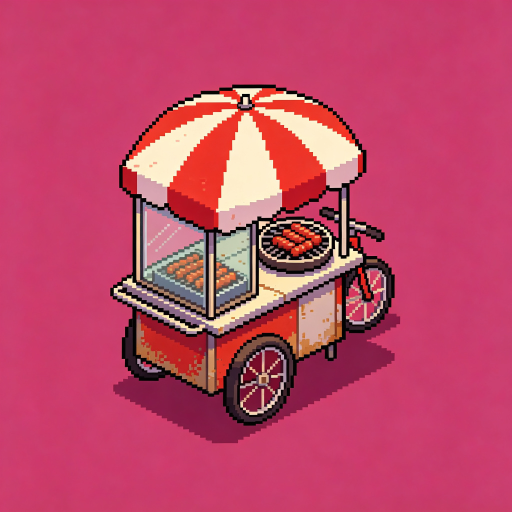
#> input picture work_ref/raw/prop_snack_cart_raw.png, 1024 x 1024 px, found by its file name (shown at 1/2 size); the run also reads 1 picture not shown here
$ python make_props.py
#> lines starting #> are read from the running program, lines starting #| are printed output that depends on the picture; after the words box and inside, x2 and y2 are one past the last pixel; in counts of white or black regions, pixels touching at a corner belong together
#> in main, im is the input picture: PIL image 1024x1024 RGB; mean R, G, B 192, 70.6, 103.8
#!/usr/bin/env python3
# -*- coding: utf-8 -*-
"""战棋地图散件：母版 -> 精确占格尺寸（#FF00FF 纯色底）+ @2x；地面 tile 整幅缩放。"""
import os
from PIL import Image
import numpy as np

ROOT = "/Users/hoovay/Doubao/fx_game"
RAW = os.path.join(ROOT, "work_ref/raw")
MAG = (255, 0, 255)

# (母版, 输出名, 基础宽, 基础高)  格子 48px
PROPS = [
    ("prop_snack_cart_raw.png", "prop_snack_cart", 96, 96),      # 2x2
    ("prop_trash_bin_raw.png", "prop_trash_bin", 48, 48),        # 1x1
    ("prop_bicycle_raw.png", "prop_bicycle", 48, 48),            # 1x1
    ("prop_streetlight_raw.png", "prop_streetlight", 48, 96),    # 1x2
    ("prop_school_gate_raw.png", "prop_school_gate", 144, 96),   # 3x2
]
TILES = [
    ("tile_pavement_raw.png", "tile_pavement"),
    ("tile_brick_raw.png", "tile_brick"),
]


def normalize_magenta(im, thr=58):
#> called with thr = 58
    a = np.asarray(im.convert("RGB")).astype(np.int16)
    m = np.minimum(a[..., 0], a[..., 2]) - a[..., 1]
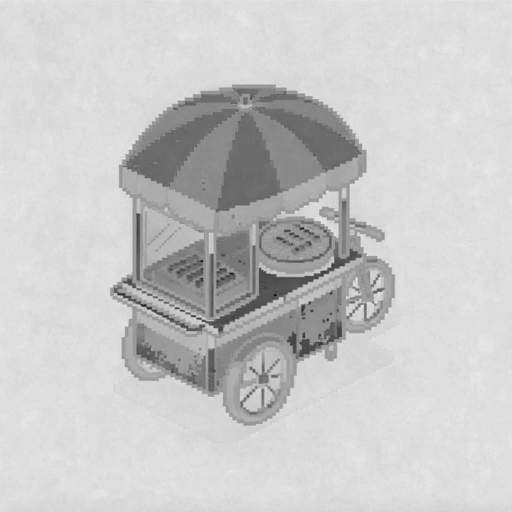
#> m: shape (1024, 1024) int16 (shown at 1/2 size); min -111, max 72, mean 33; drawn with min black and max white
    out = np.asarray(im.convert("RGB")).copy()
    out[m > thr] = [255, 0, 255]
#> out: shape (1024, 1024, 3); under 0.01% of pixels changed, all inside (x1, y1, x2, y2) = (232, 224, 736, 616)
    return Image.fromarray(out)


def snap(im, thr=58):
    a = np.asarray(im.convert("RGB")).astype(np.int16)
    m = np.minimum(a[..., 0], a[..., 2]) - a[..., 1]
    out = np.asarray(im.convert("RGB")).copy()
    out[m > thr] = [255, 0, 255]
    return Image.fromarray(out)


def bbox(im, pad=8):
#> called with pad = 8
    a = np.asarray(im.convert("RGB")).astype(np.int16)
    m = np.minimum(a[..., 0], a[..., 2]) - a[..., 1]
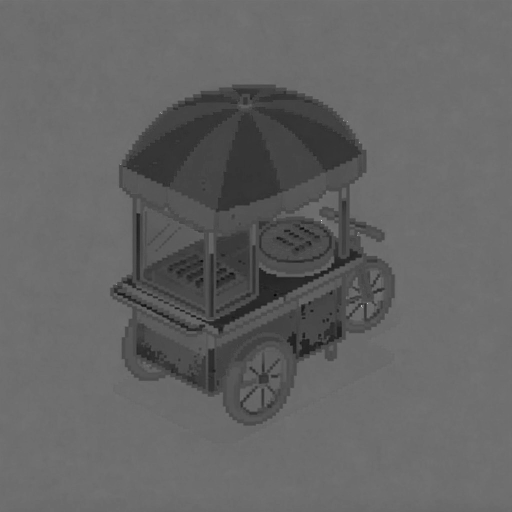
#> m: shape (1024, 1024) int16 (shown at 1/2 size); min -111, max 255, mean 33; drawn with min black and max white
    ys, xs = np.where(m < 60)
    return (max(xs.min() - pad, 0), max(ys.min() - pad, 0),
            min(xs.max() + pad, im.width), min(ys.max() + pad, im.height))


def fit(im, w, h, margin=0.94):
    im = normalize_magenta(im)
    im = im.crop(bbox(im))
    s = min(w / im.width, h / im.height) * margin
#> s = 0.0881
    nw, nh = max(1, round(im.width * s)), max(1, round(im.height * s))
#> nw = 90; nh = 90
    im = im.resize((nw, nh), Image.LANCZOS)
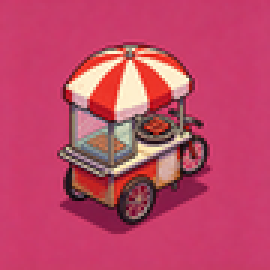
#> im: PIL image 90x90 RGB (shown 3 times larger); mean R, G, B 192, 70.6, 103.8
    canvas = Image.new("RGB", (w, h), MAG)
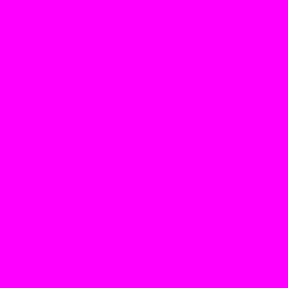
#> canvas: PIL image 96x96 RGB (shown 3 times larger); mean R, G, B 255, 0, 255
    canvas.paste(im, ((w - nw) // 2, (h - nh) // 2))
    return snap(canvas)
#> in snap, `m = np.minimum(a[..., 0], a[..., 2]) - a[..., 1]`:
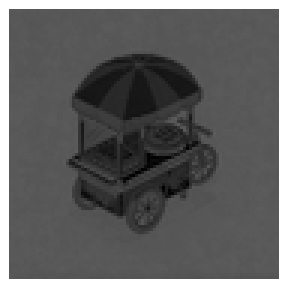
#> m: shape (96, 96) int16 (shown 3 times larger); min -62, max 255, mean 60; drawn with min black and max white


def main():
    pdir = os.path.join(ROOT, "assets/props")
    os.makedirs(pdir, exist_ok=True)
    for raw, name, w, h in PROPS:
        im = Image.open(os.path.join(RAW, raw))
        fit(im, w, h).save(os.path.join(pdir, f"{name}.png"))
        fit(im, w * 2, h * 2).save(os.path.join(pdir, f"{name}@2x.png"))
#> call 2 of fit, with w = 192, h = 192, margin = 0.94
#> in fit (call 2), `im = im.resize((nw, nh), Image.LANCZOS)`:
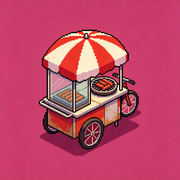
#> im: PIL image 180x180 RGB; mean R, G, B 192, 70.6, 103.9
#> in fit (call 2), `canvas.paste(im, ((w - nw) // 2, (h - nh) // 2))`:
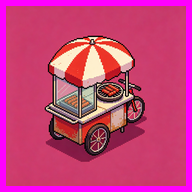
#> canvas: PIL image 192x192 RGB; mean R, G, B 199.7, 62.1, 122.2
#> in snap (call 2), `out[m > thr] = [255, 0, 255]`: out: shape (192, 192, 3); under 0.01% of pixels changed, all inside (x1, y1, x2, y2) = (119, 83, 120, 84)
        print("prop", name, f"{w}x{h}")
#> pass 2 of the loop in main, `for raw, name, w, h in PROPS:`:
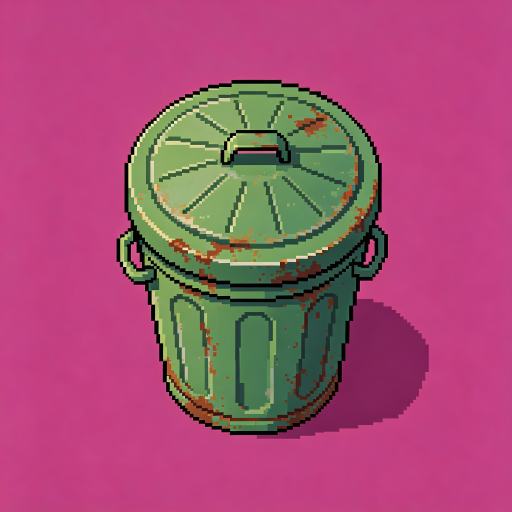
#> input picture work_ref/raw/prop_trash_bin_raw.png, 1024 x 1024 px, found by its file name (shown at 1/2 size)
#> in main, im is the input picture: PIL image 1024x1024 RGB; mean R, G, B 164.8, 78.5, 114.2
#> in snap (call 4), `m = np.minimum(a[..., 0], a[..., 2]) - a[..., 1]`:
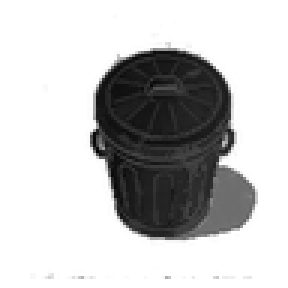
#> m: shape (96, 96) int16 (shown 3 times larger); min -100, max 255, mean 172.8; drawn with min black and max white
#> in snap (call 4), `out[m > thr] = [255, 0, 255]`:
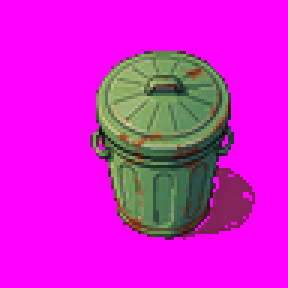
#> out: shape (96, 96, 3) (shown 3 times larger); mean R, G, B 212.4, 30.3, 207.3
#> pass 3 of the loop in main, `for raw, name, w, h in PROPS:`:
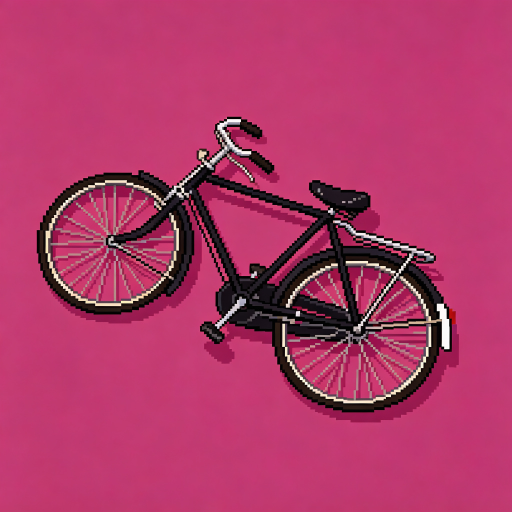
#> input picture work_ref/raw/prop_bicycle_raw.png, 1024 x 1024 px, found by its file name (shown at 1/2 size)
#> in main, im is the input picture: PIL image 1024x1024 RGB; mean R, G, B 176.3, 56.2, 104.1
#> in normalize_magenta (call 5), `out[m > thr] = [255, 0, 255]`:
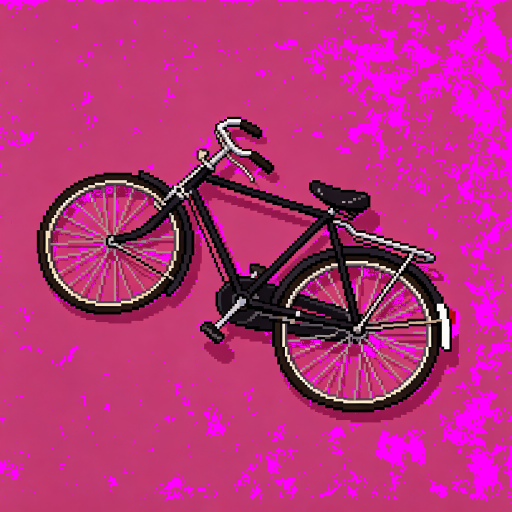
#> out: shape (1024, 1024, 3) (shown at 1/2 size); 11.19% of pixels changed, all inside (x1, y1, x2, y2) = (0, 0, 1024, 1016)
#> in fit (call 6), `canvas.paste(im, ((w - nw) // 2, (h - nh) // 2))`:
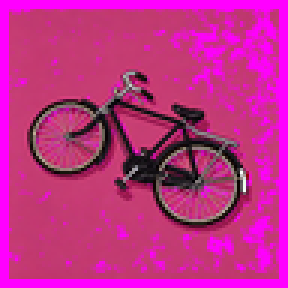
#> canvas: PIL image 96x96 RGB (shown 3 times larger); mean R, G, B 191.8, 44.3, 136.1
#> the loop made 5 passes; the first 3 are shown
    tdir = os.path.join(ROOT, "assets/tiles")
    os.makedirs(tdir, exist_ok=True)
    for raw, name in TILES:
        im = Image.open(os.path.join(RAW, raw)).convert("RGB")
        im.resize((48, 48), Image.LANCZOS).save(os.path.join(tdir, f"{name}.png"))
        im.resize((96, 96), Image.LANCZOS).save(os.path.join(tdir, f"{name}@2x.png"))
        print("tile", name)
#> pass 2 of the loop in main, `for raw, name in TILES:`:
    print("PROPS DONE")


if __name__ == "__main__":
#> (the run stopped early here; a loop or call above may not have finished)
